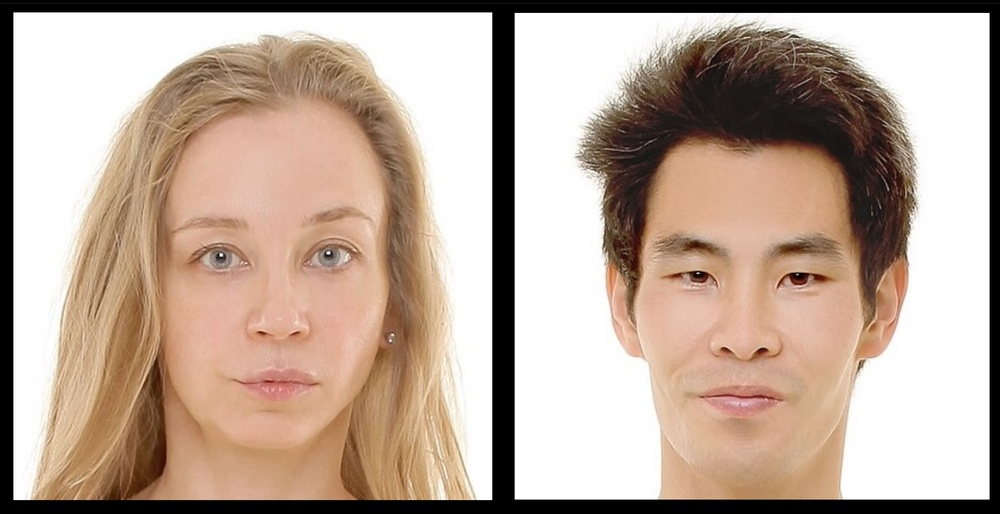
//> input picture clases/os/viola_jones/2.jpg, 1000 x 514 px, shrunk from 2015 x 1035 before the run
$ ./a   (built with g++ and OpenCV 4)
//> lines starting //> are read from the running program, lines starting //| are printed output that depends on the picture
#include <opencv2/opencv.hpp>
#include <omp.h>
#include <iostream>
#include <vector>

using namespace cv;
using namespace std;

// Define the structure for a Haar-like feature
struct HaarFeature {
    int type; // Type of feature
    Rect rect1, rect2; // Two rectangles of the feature

    // Compute the value of the feature in a given integral image
    double compute(const Mat& integralImg) const {
        double sum1 = integralImg.at<int>(rect1.y + rect1.height, rect1.x + rect1.width) -
                      integralImg.at<int>(rect1.y + rect1.height, rect1.x) -
                      integralImg.at<int>(rect1.y, rect1.x + rect1.width) +
                      integralImg.at<int>(rect1.y, rect1.x);

        double sum2 = integralImg.at<int>(rect2.y + rect2.height, rect2.x + rect2.width) -
                      integralImg.at<int>(rect2.y + rect2.height, rect2.x) -
                      integralImg.at<int>(rect2.y, rect2.x + rect2.width) +
                      integralImg.at<int>(rect2.y, rect2.x);

        return sum2 - sum1;
    }
};

// Pre-compute the integral image for fast feature calculation
Mat computeIntegralImage(const Mat& img) {
    Mat integralImg;
    integral(img, integralImg, CV_32S);
    return integralImg;
}

// Detect face using the trained cascade classifier with OpenMP
vector<Rect> detectFaces(const Mat& img, const vector<HaarFeature>& cascade) {
    vector<Rect> faces;
    Mat integralImg = computeIntegralImage(img);

    // Parallelizing the sliding window detection using OpenMP
    #pragma omp parallel for collapse(2) schedule(dynamic)
    for (int y = 0; y < img.rows - 24; y += 2) {
        for (int x = 0; x < img.cols - 24; x += 2) {
            bool passed = true;

            // Apply cascade of Haar features
            for (const auto& feature : cascade) {
                double featureVal = feature.compute(integralImg);
                if (featureVal < 0) { // Threshold (this is simplified for demo)
                    passed = false;
                    break;
                }
            }

            // If passed, this is a face
            if (passed) {
                #pragma omp critical
                faces.push_back(Rect(x, y, 24, 24));
            }
        }
    }
    return faces;
}

int main() {
    // Load the image
    Mat img = imread("2.jpg", IMREAD_GRAYSCALE);
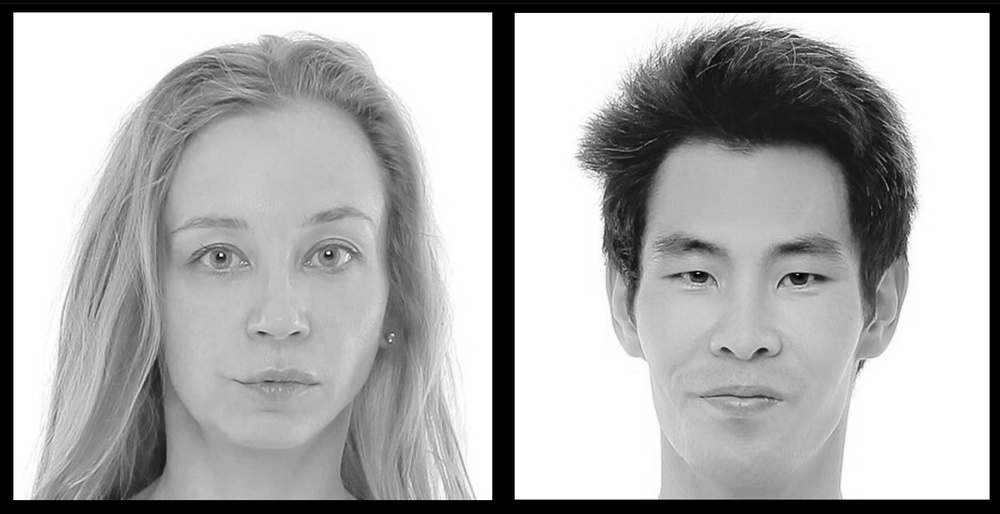
//> img: 514 rows x 1000 cols, CV_8UC1; min 0, max 255, mean 172.7
    if (img.empty()) {
        cout << "Could not load image!" << endl;
        return -1;
    }

    // Define a simple cascade of Haar-like features
    vector<HaarFeature> cascade;
    cascade.push_back({0, Rect(1, 1, 12, 12), Rect(13, 1, 12, 12)});
    // You can add more features for better accuracy

    // Detect faces
    vector<Rect> faces = detectFaces(img, cascade);
//> in computeIntegralImage, `integral(img, integralImg, CV_32S);`:
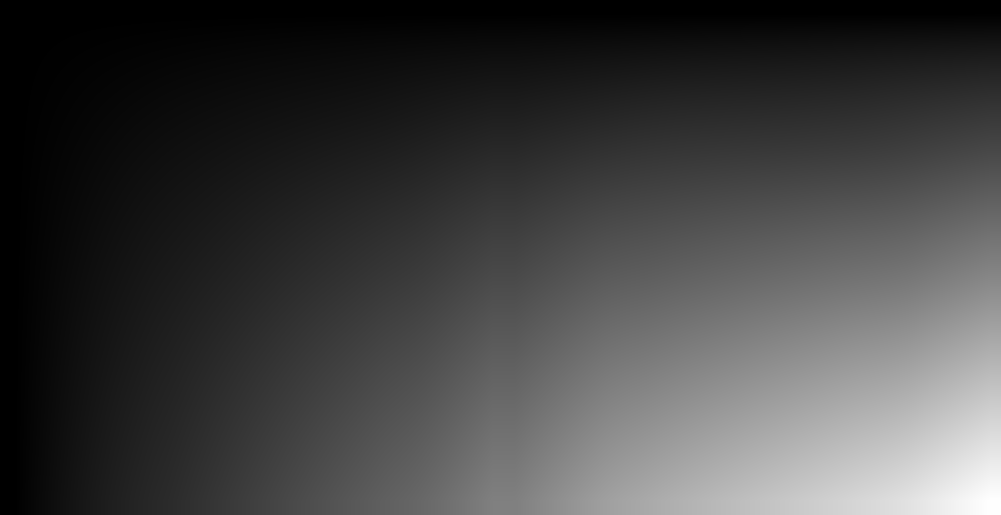
//> integralImg: 515 rows x 1001 cols, CV_32SC1; min 0, max 88773330, mean 22875187.7; drawn with min black and max white
//> after the loop in detectFaces, `for (int y = 0; y < img.rows - 24; y += 2)`: faces = 119560 items
//> faces = 119560 items

    // Display results
    for (const auto& face : faces) {
        rectangle(img, face, Scalar(255, 0, 0), 2);
    }
//> this loop made 119560 passes
//> face on passes 1 to 3: Rect(0, 0, 24, 24), Rect(2, 0, 24, 24), Rect(4, 0, 24, 24)
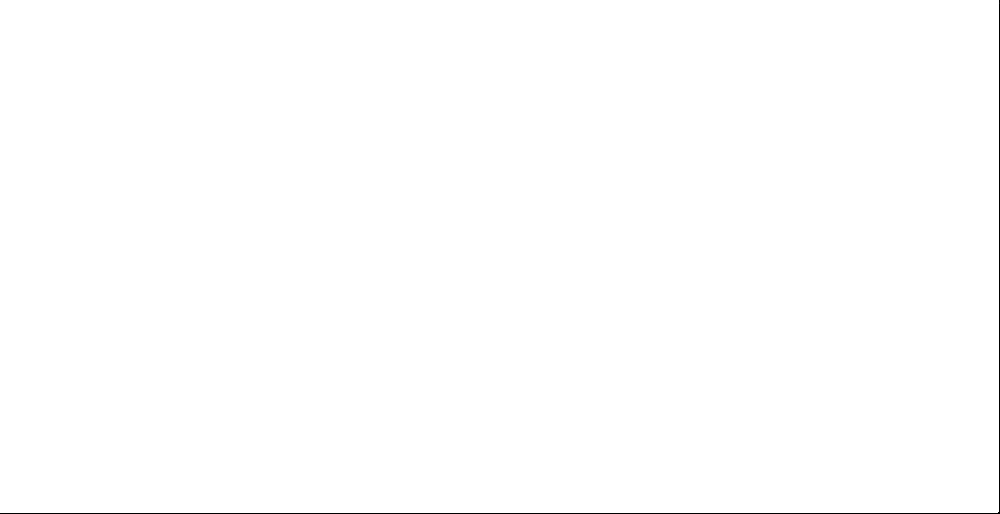
//> img: 514 rows x 1000 cols, CV_8UC1; min 0, max 255, mean 254.2

    imshow("Detected Faces", img);
    waitKey(0);
    return 0;
}
